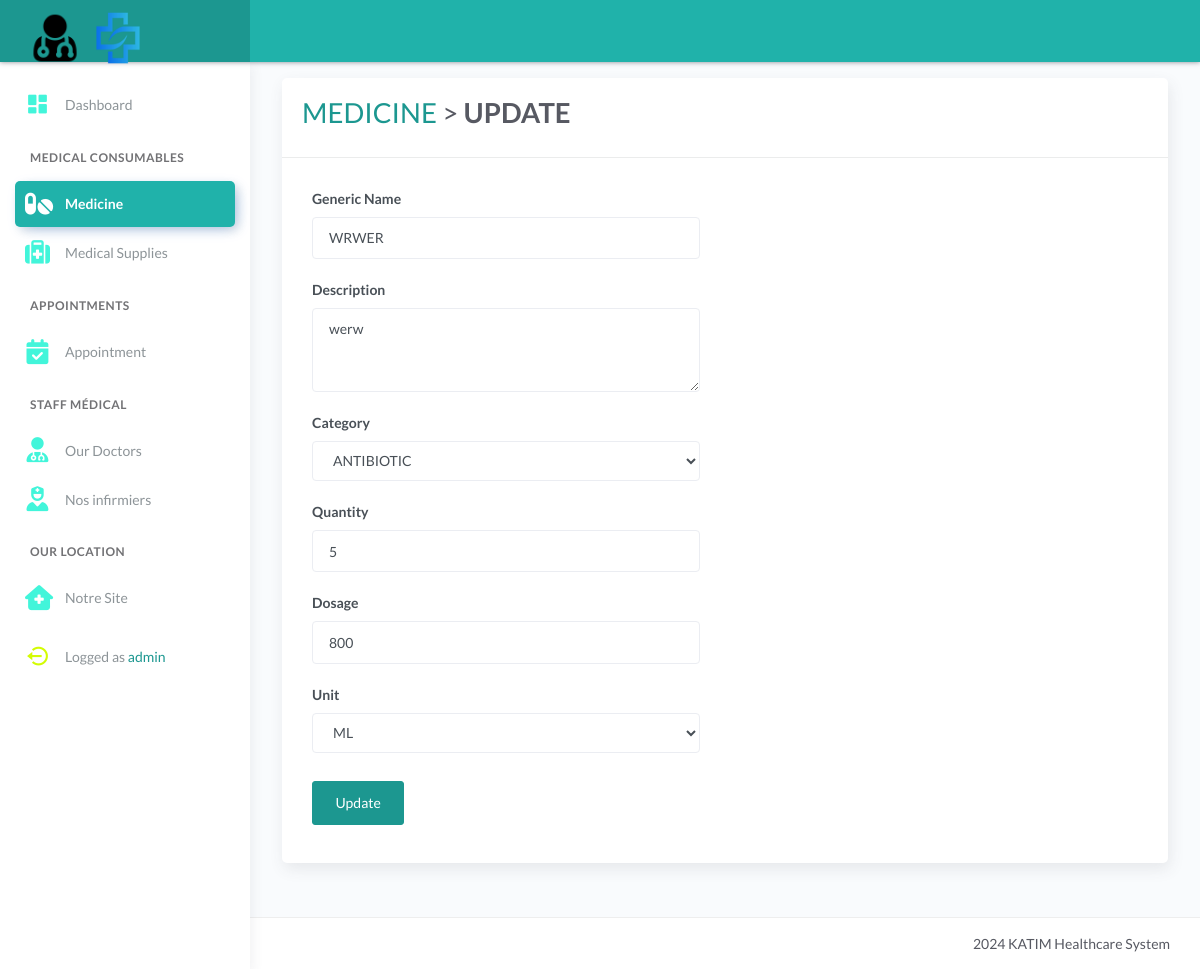
/medicine_update_form.php?id=20 (signed in), run on the app's committed database.
### tables this page shows
CREATE TABLE `tbl_medicine` (
  `id` int(11) NOT NULL AUTO_INCREMENT,
  `generic_name` varchar(500) DEFAULT NULL,
  `description` varchar(500) DEFAULT NULL,
  `category` varchar(50) DEFAULT NULL,
  `quantity` int(5) DEFAULT NULL,
  `dosage` int(5) DEFAULT NULL,
  `unit` varchar(25) DEFAULT NULL,
  PRIMARY KEY (`id`)
);

CREATE TABLE `tbl_med_category` (
  `id` int(11) NOT NULL AUTO_INCREMENT,
  `category` varchar(100) DEFAULT NULL,
  PRIMARY KEY (`id`)
);

CREATE TABLE `tbl_med_unit` (
  `id` int(11) NOT NULL AUTO_INCREMENT,
  `unit` varchar(100) DEFAULT NULL,
  PRIMARY KEY (`id`)
);

### medicine_update_form.php (the view, shortened to what this page needs)
<?php include 'server/server.php' ?>
<?php
    $id = $_GET["id"];
	$query = "SELECT * FROM tbl_medicine WHERE id='$id'";
    $result = $conn->query($query);
    $medicine = array();
	while($row = $result->fetch_assoc()){
		$medicine[] = $row;
	}
	$query = "SELECT * FROM tbl_med_category ORDER BY category ASC";
    $result = $conn->query($query);
    $categories = array();
	while($row = $result->fetch_assoc()){
		$categories[] = $row;
	}
    $query = "SELECT * FROM tbl_med_unit ORDER BY unit ASC";
    $result = $conn->query($query);
    $units = array();
	while($row = $result->fetch_assoc()){
		$units[] = $row;
	}
?>
<!DOCTYPE html>
<html lang="en">
<head>
	<?php include 'templates/header.php' ?>
</head>
<body>
	<div class="wrapper">
		<?php include 'templates/main-header.php' ?>
		<?php include 'templates/sidebar.php' ?>
		<div class="main-panel">
			<div class="content">
				<div class="page-inner">
					<div class="row mt--2">
						<div class="col-md-12">
							<div class="card">
								<div class="card-header">
									<div class="card-head-row">
										<div class="card-title">
											<h1>
                                            <a href="medicine.php" class="text-primary">MEDICINE</a> > <strong class="text-default">UPDATE</strong></h1>
										</div>
									</div>
								</div>
								<div class="card-body">
                                    <?php foreach($medicine as $row): ?>
                                        <form method="POST" action="medicine_update_record.php">
                                            <div class="row">
                                                <div class="col-md-6">
                                                    <div class="form-group">
                                                        <label for="inputGenericName">Generic Name</label>
                                                        <input type="text" class="form-control" id="inputGenericName" value="<?php echo $row['generic_name'] ?>" name="generic_name">
                                                    </div>
                                                    <div class="form-group">
                                                        <label for="inputDescription">Description</label>
                                                        <textarea class="form-control" id="inputDescription" rows="3" name="description"><?php echo $row['description'] ?></textarea>
                                                    </div>
                                                    <div class="form-group">
                                                        <label for="exampleFormControlSelect1">Category</label>
                                                        <select class="form-control" id="exampleFormControlSelect1" name="category">
                                                            <?php foreach($categories as $data): ?>
                                                                <option value="<?= $data['category'] ?>" <?=$data['category'] == $row['category'] ? ' selected="selected"' : '';?>><?= $data['category'] ?></option>
                                                            <?php endforeach ?>
                                                        </select>
                                                    </div>
                                                    <div class="form-group">
                                                        <label for="inputQuantity">Quantity</label>
                                                        <input type="text" class="form-control" id="inputQuantity" name="quantity" value="<?php echo $row['quantity'] ?>">
                                                    </div>
                                                    <div class="form-group">
                                                        <label for="inputDosage">Dosage</label>
                                                        <input type="text" class="form-control" id="inputDosage" name="dosage" value="<?php echo $row['dosage'] ?>">
                                                    </div>
                                                    <div class="form-group">
                                                        <label for="exampleFormControlSelect1">Unit</label>
                                                        <select class="form-control" id="exampleFormControlSelect1" name="unit">
                                                            <?php foreach($units as $data): ?>
                                                                <option value="<?= $data['unit'] ?>" <?=$data['unit'] == $row['unit'] ? ' selected="selected"' : '';?>><?= $data['unit'] ?></option>
                                                            <?php endforeach ?>
                                                        </select>
                                                    </div>
                                                    <div class="form-group">
                                                        <button type="submit" class="btn btn-primary mt-2 mb-2">Update</button>
                                                    </div>
                                                </div>
                                                <div class="col-md-6"></div>
                                            </div>
                                        </form>
                                    <?php endforeach ?>
								</div>
							</div>
						</div>
					</div>
				</div>
			</div>
			<?php include 'templates/main-footer.php' ?>
		</div>
	</div>
</body>
</html>

### medicine_update_form.php (style rules this page uses)
.text-primary, .text-primary a { color: #1c9790 !important; }
.btn-primary, .btn-primary:hover, .btn-primary:focus, .btn-primary:disabled { background: #1c9790 !important; border-color: #1c9790 !important; }

### data on the page
tbl_medicine: generic_name "WRWER", description "werw", category "ANTIBIOTIC", quantity "5", dosage "800", unit "ML"

### other printed values
$_SESSION['username'] "admin"
